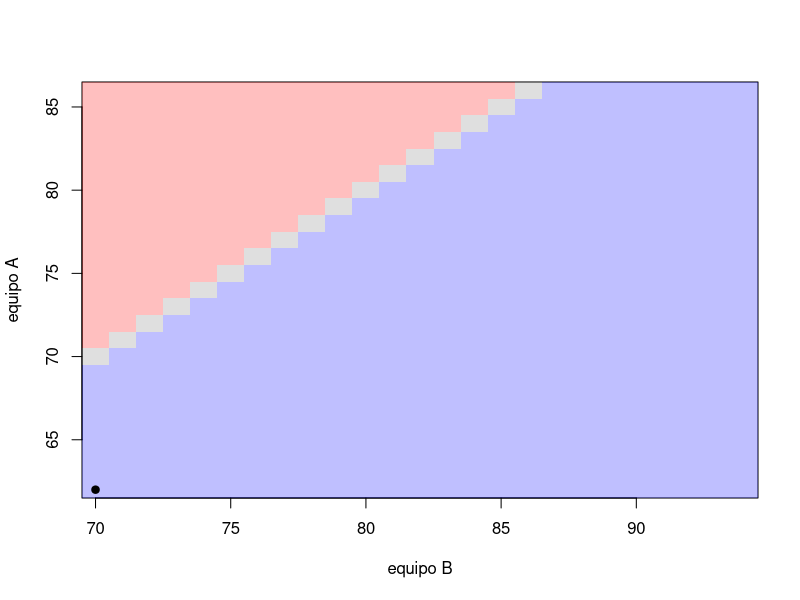
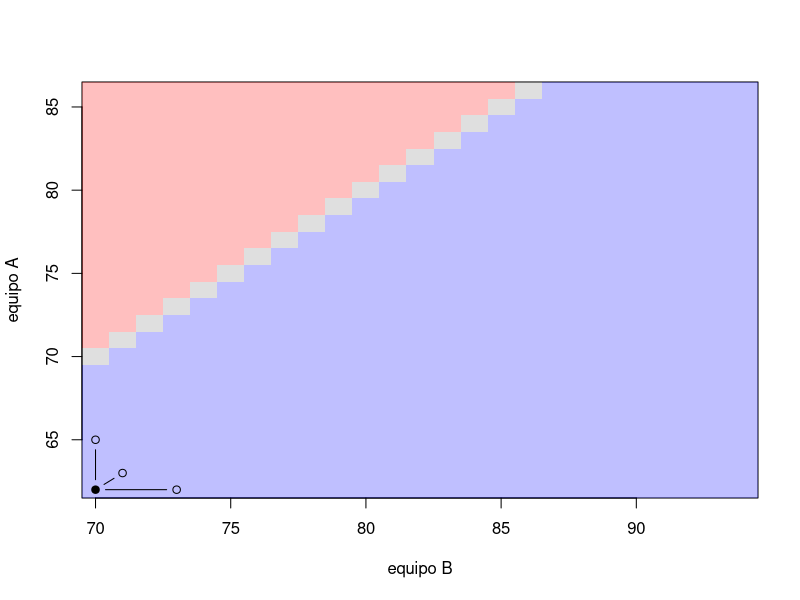
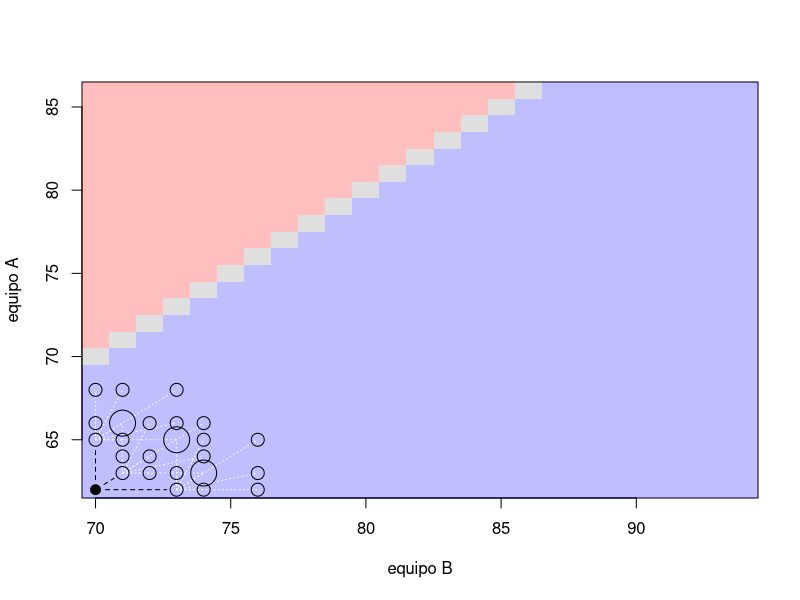
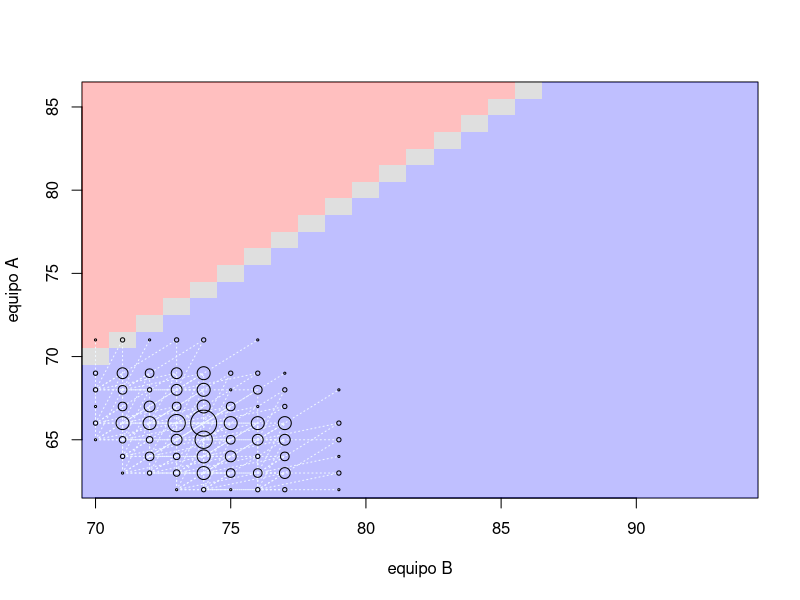
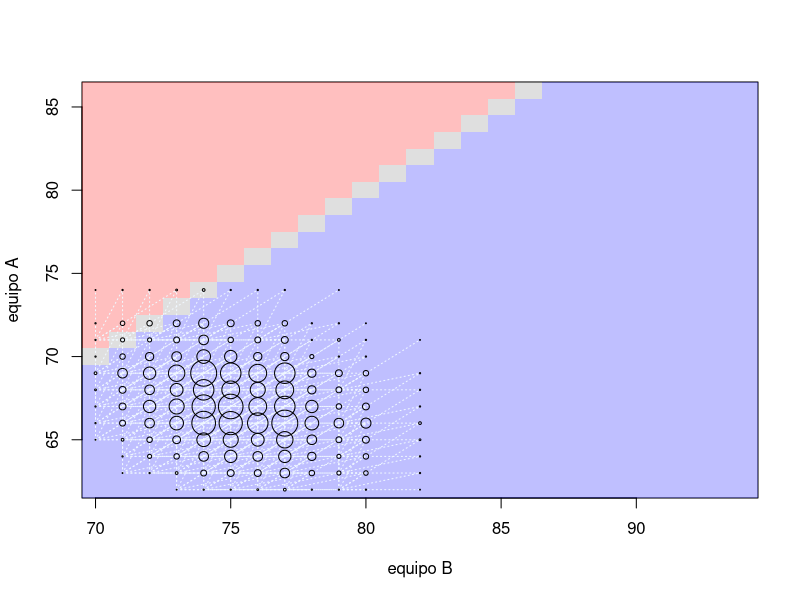
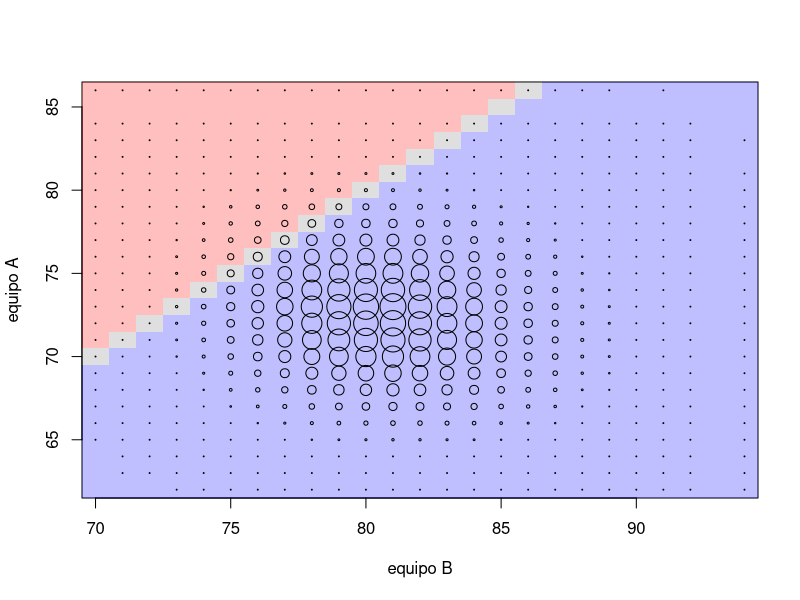
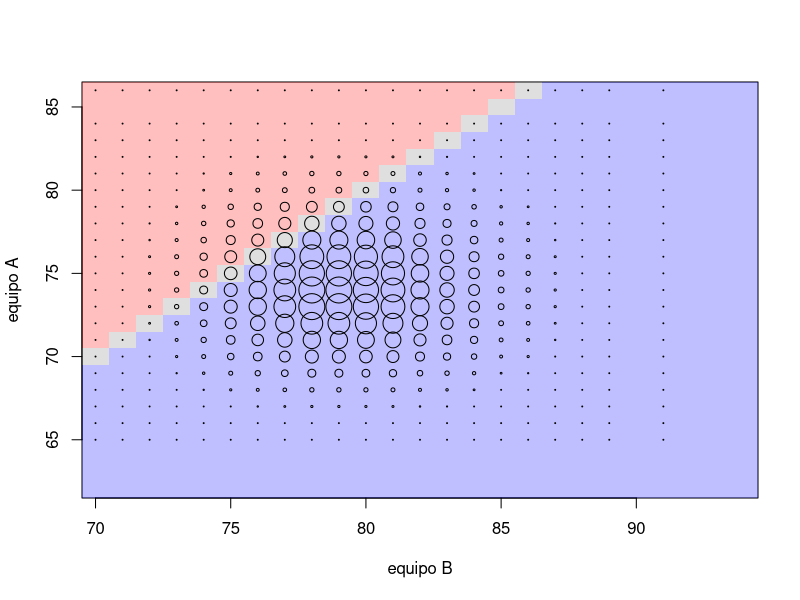
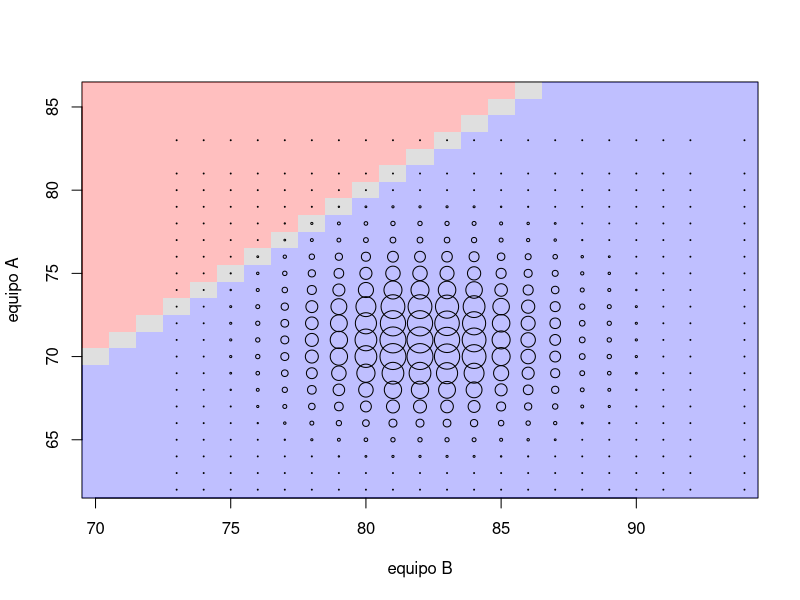

Recreate these plots in R, in order.
## ---- chunk 1
knitr::opts_chunk$set(echo = TRUE, eval = TRUE)
## ---- chunk 2
combs <- expand.grid(B=70+(0:24),A=62+(0:24))
combs$primero <- with(combs,ifelse(B>A,1,ifelse(B==A,3,2)))
head(combs)

mtz <- matrix(combs$primero,nrow=25,ncol=25)
image(70+(0:24),62+c(0:24),mtz,col=rgb(c(0,1,.5),c(0,0,.5),c(1,0,.5),.25),xlab="equipo B",ylab="equipo A")
points(70,62,pch=19)

## ---- chunk 3
image(70+(0:24),62+c(0:24),mtz,col=rgb(c(0,1,.5),c(0,0,.5),c(1,0,.5),.25),xlab="equipo B",ylab="equipo A")
points(c(70,70+0),c(62,62+3),type="b",pch=c(NA,1))
points(c(70,70+3),c(62,62+0),type="b",pch=c(19,1))
points(c(70,70+1),c(62,62+1),type="b",pch=c(NA,1))

## ---- chunk 4

combs.J32 <- rbind(expand.grid(B0=70,A0=65, RB=c(0,1,3),RA=c(0,1,3)),
	  expand.grid(B0=73,A0=62, RB=c(0,1,3),RA=c(0,1,3)),
	  expand.grid(B0=71,A0=63, RB=c(0,1,3),RA=c(0,1,3)))

combs.J32$TA <- combs.J32$A0+combs.J32$RA
combs.J32$TB <- combs.J32$B0+combs.J32$RB

ttls.J32 <- data.frame(with(combs.J32,table(TB,TA)))
ttls.J32 <- subset(ttls.J32,Freq>0)
ttls.J32$TB <- as.numeric(as.character(ttls.J32$TB))
ttls.J32$TA <- as.numeric(as.character(ttls.J32$TA))

image(70+(0:24),62+c(0:24),mtz,col=rgb(c(0,1,.5),c(0,0,.5),c(1,0,.5),.25),xlab="equipo B",ylab="equipo A")
points(c(70,70+0),c(62,62+3),type="b",pch=c(NA,NA),lty=2,cex=1.3)
points(c(70,70+3),c(62,62+0),type="b",pch=c(19,NA),lty=2,cex=1.3)
points(c(70,70+1),c(62,62+1),type="b",pch=c(NA,NA),lty=2,cex=1.3)

 with(combs.J32,segments(B0,A0,TB,TA,lty=3,col="aliceblue"))
with(ttls.J32,symbols(TB,TA,circle=Freq,inches=.13,add=T))

## ---- chunk 5

combs.J33 <- data.frame()
for (k in 1:nrow(ttls.J32)) {
    tmp <-  expand.grid(B0=ttls.J32$TB[k],A0=ttls.J32$TA[k],
	  	     RB=c(0,1,3),RA=c(0,1,3))
    tmp$Freq <- ttls.J32$Freq[k]		  
    combs.J33 <- rbind(combs.J33,tmp)
}


combs.J33$TA <- combs.J33$A0+combs.J33$RA
combs.J33$TB <- combs.J33$B0+combs.J33$RB

ttls.J33 <- with(combs.J33,aggregate(data.frame(Freq),list(TB=TB,TA=TA),sum))

image(70+(0:24),62+c(0:24),mtz,col=rgb(c(0,1,.5),c(0,0,.5),c(1,0,.5),.25),xlab="equipo B",ylab="equipo A")

 with(combs.J33,segments(B0,A0,TB,TA,lty=3,col="aliceblue"))
with(ttls.J33,symbols(TB,TA,circle=Freq,inches=.13,add=T))

## ---- chunk 6


combs.J34 <- data.frame()
for (k in 1:nrow(ttls.J33)) {
    tmp <-  expand.grid(B0=ttls.J33$TB[k],A0=ttls.J33$TA[k],
	  	     RB=c(0,1,3),RA=c(0,1,3))
    tmp$Freq <- ttls.J33$Freq[k]		  
    combs.J34 <- rbind(combs.J34,tmp)
}


combs.J34$TA <- combs.J34$A0+combs.J34$RA
combs.J34$TB <- combs.J34$B0+combs.J34$RB

ttls.J34 <- with(combs.J34,aggregate(data.frame(Freq),list(TB=TB,TA=TA),sum))

image(70+(0:24),62+c(0:24),mtz,col=rgb(c(0,1,.5),c(0,0,.5),c(1,0,.5),.25),xlab="equipo B",ylab="equipo A")

 with(combs.J34,segments(B0,A0,TB,TA,lty=3,col="aliceblue"))
with(ttls.J34,symbols(TB,TA,circle=Freq,inches=.13,add=T))


## ---- chunk 7

for (j in 35:38) {
    ttls.old <- get(sprintf("ttls.J%s",j-1))
    combs.new <- data.frame()
    for (k in 1:nrow(ttls.old)) {
        tmp <-  expand.grid(B0=ttls.old$TB[k],A0=ttls.old$TA[k],
	  	     RB=c(0,1,3),RA=c(0,1,3))
    	tmp$Freq <- ttls.old$Freq[k]		  
    	combs.new <- rbind(combs.new,tmp)
    }
    combs.new$TA <- combs.new$A0+combs.new$RA
    combs.new$TB <- combs.new$B0+combs.new$RB
    ttls.new <- with(combs.new,aggregate(data.frame(Freq),list(TB=TB,TA=TA),sum))
    assign(sprintf("ttls.J%s",j),ttls.new)
}

image(70+(0:24),62+c(0:24),mtz,col=rgb(c(0,1,.5),c(0,0,.5),c(1,0,.5),.25),xlab="equipo B",ylab="equipo A")
with(ttls.J38,symbols(TB,TA,circle=Freq,inches=.13,add=T))

## ---- chunk 8
combs.J32.opt <- expand.grid(B0=70,A0=65, RB=c(0,1,3),RA=c(0,1,3))
combs.J32.opt$TA <- combs.J32.opt$A0+combs.J32.opt$RA
combs.J32.opt$TB <- combs.J32.opt$B0+combs.J32.opt$RB

ttls.J32.opt <- data.frame(with(combs.J32.opt,table(TB,TA)))
ttls.J32.opt <- subset(ttls.J32.opt,Freq>0)
ttls.J32.opt$TB <- as.numeric(as.character(ttls.J32.opt$TB))
ttls.J32.opt$TA <- as.numeric(as.character(ttls.J32.opt$TA))

combs.J32.pes <- expand.grid(B0=73,A0=62, RB=c(0,1,3),RA=c(0,1,3))
combs.J32.pes$TA <- combs.J32.pes$A0+combs.J32.pes$RA
combs.J32.pes$TB <- combs.J32.pes$B0+combs.J32.pes$RB

ttls.J32.pes <- data.frame(with(combs.J32.pes,table(TB,TA)))
ttls.J32.pes <- subset(ttls.J32.pes,Freq>0)
ttls.J32.pes$TB <- as.numeric(as.character(ttls.J32.pes$TB))
ttls.J32.pes$TA <- as.numeric(as.character(ttls.J32.pes$TA))

for (j in 33:38) {
    ttls.old <- get(sprintf("ttls.J%s.opt",j-1))
    combs.new <- data.frame()
    for (k in 1:nrow(ttls.old)) {
        tmp <-  expand.grid(B0=ttls.old$TB[k],A0=ttls.old$TA[k],
	  	     RB=c(0,1,3),RA=c(0,1,3))
    	tmp$Freq <- ttls.old$Freq[k]		  
    	combs.new <- rbind(combs.new,tmp)
    }
    combs.new$TA <- combs.new$A0+combs.new$RA
    combs.new$TB <- combs.new$B0+combs.new$RB
    ttls.new <- with(combs.new,aggregate(data.frame(Freq),list(TB=TB,TA=TA),sum))
    assign(sprintf("ttls.J%s.opt",j),ttls.new)
}

for (j in 33:38) {
    ttls.old <- get(sprintf("ttls.J%s.pes",j-1))
    combs.new <- data.frame()
    for (k in 1:nrow(ttls.old)) {
        tmp <-  expand.grid(B0=ttls.old$TB[k],A0=ttls.old$TA[k],
	  	     RB=c(0,1,3),RA=c(0,1,3))
    	tmp$Freq <- ttls.old$Freq[k]		  
    	combs.new <- rbind(combs.new,tmp)
    }
    combs.new$TA <- combs.new$A0+combs.new$RA
    combs.new$TB <- combs.new$B0+combs.new$RB
    ttls.new <- with(combs.new,aggregate(data.frame(Freq),list(TB=TB,TA=TA),sum))
    assign(sprintf("ttls.J%s.pes",j),ttls.new)
}

image(70+(0:24),62+c(0:24),mtz,col=rgb(c(0,1,.5),c(0,0,.5),c(1,0,.5),.25),xlab="equipo B",ylab="equipo A")
with(ttls.J38.opt,symbols(TB,TA,circle=Freq,inches=.13,add=T))

## ---- chunk 9



image(70+(0:24),62+c(0:24),mtz,col=rgb(c(0,1,.5),c(0,0,.5),c(1,0,.5),.25),xlab="equipo B",ylab="equipo A")
with(ttls.J38.pes,symbols(TB,TA,circle=Freq,inches=.13,add=T))

